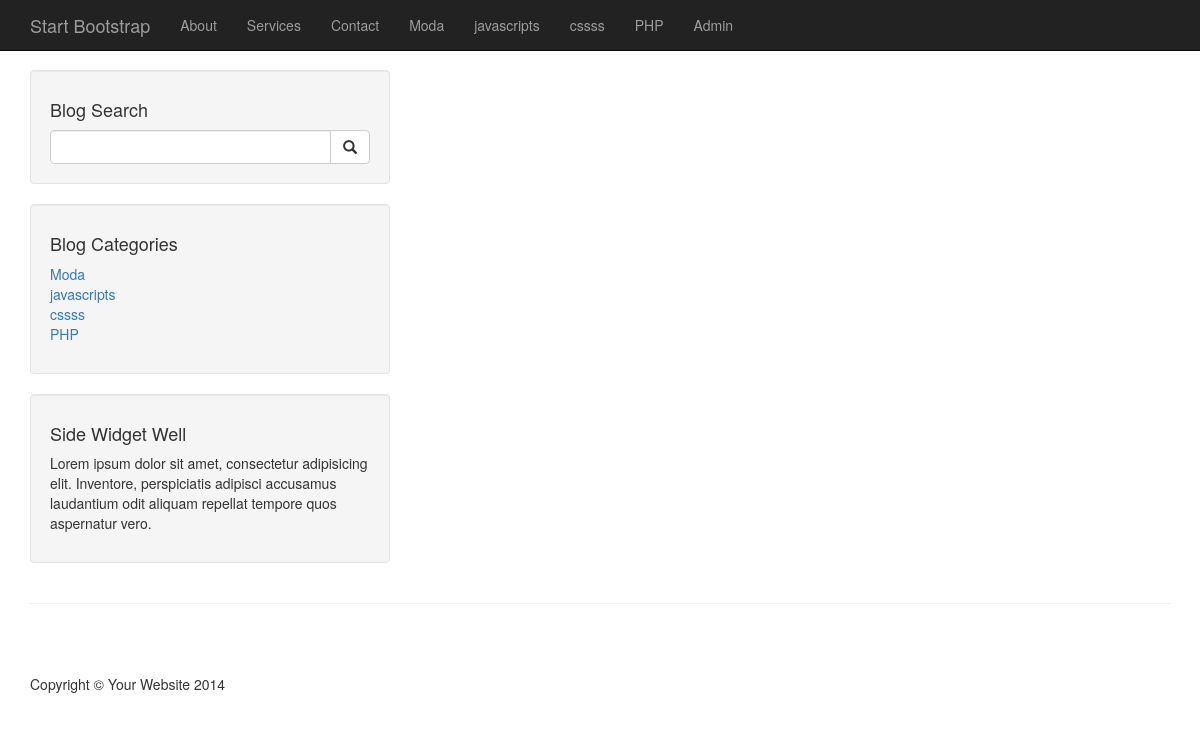
The app's page /post.php with its own data.
### tables this page shows
CREATE TABLE `category` (
  `cat_id` int(11) NOT NULL,
  `cat_title` varchar(255) NOT NULL
);

### includes/db.php (called while the page is built, shortened)
<?php
$connection =   mysqli_connect( DB_HOST , DB_USER , DB_PASSWORD , DB_NAME ); ;
$query = "SELECT * FROM category ";
$select_all_categories = mysqli_query($connection , $query);
$query = "SELECT * FROM category ";
$select_all_categories_sidbar = mysqli_query($connection , $query);
?>

### includes/categories.php (the view, shortened to what this page needs)
<div class="well">
    <h4>Blog Categories</h4>
    <div class="row">
        <div class="col-lg-6">
            <ul class="list-unstyled">
                <?php   while($all_categories_side = mysqli_fetch_assoc($select_all_categories_sidbar)): ?>
                <li><a href="#"><?php echo $all_categories_side['cat_title']; ?></a></li>
                <?php endwhile ; ?>
            </ul>
        </div>
    </div>
</div>

### includes/header.php (shortened to what this page needs)
<?php
include 'includes/db.php';
include 'includes/functions.php';
?>
<!DOCTYPE html>
<html lang="en">
<head>
    <link href="css/bootstrap.min.css" rel="stylesheet">
    <link href="css/blog-home.css" rel="stylesheet">
</head>
<body>
    <nav class="navbar navbar-inverse navbar-fixed-top" role="navigation">
        <div class="container">
            <div class="navbar-header">
                <a class="navbar-brand" href="index.php">Start Bootstrap</a>
            </div>
            <div class="collapse navbar-collapse" id="bs-example-navbar-collapse-1">
                <ul class="nav navbar-nav">
                    <li>
                        <a href="#">About</a>
                    </li>
                    <li>
                        <a href="#">Services</a>
                    </li>
                    <li>
                        <a href="#">Contact</a>
                    </li>
                    <?php   while($all_categories = mysqli_fetch_assoc($select_all_categories)): ?>
                    <li><a href="#"><?php echo $all_categories['cat_title']; ?></a></li>
                    <?php endwhile ; ?>
                    <li>
                        <a href="admin/index.php">Admin</a>
                    </li>
                </ul>
            </div>
        </div>
    </nav>

### css/blog-home.css (style rules this page uses)
body { padding-top: 70px; }

### records on screen
category: cat_title "Moda"
category: cat_title "javascripts"
category: cat_title "cssss"
category: cat_title "PHP"
